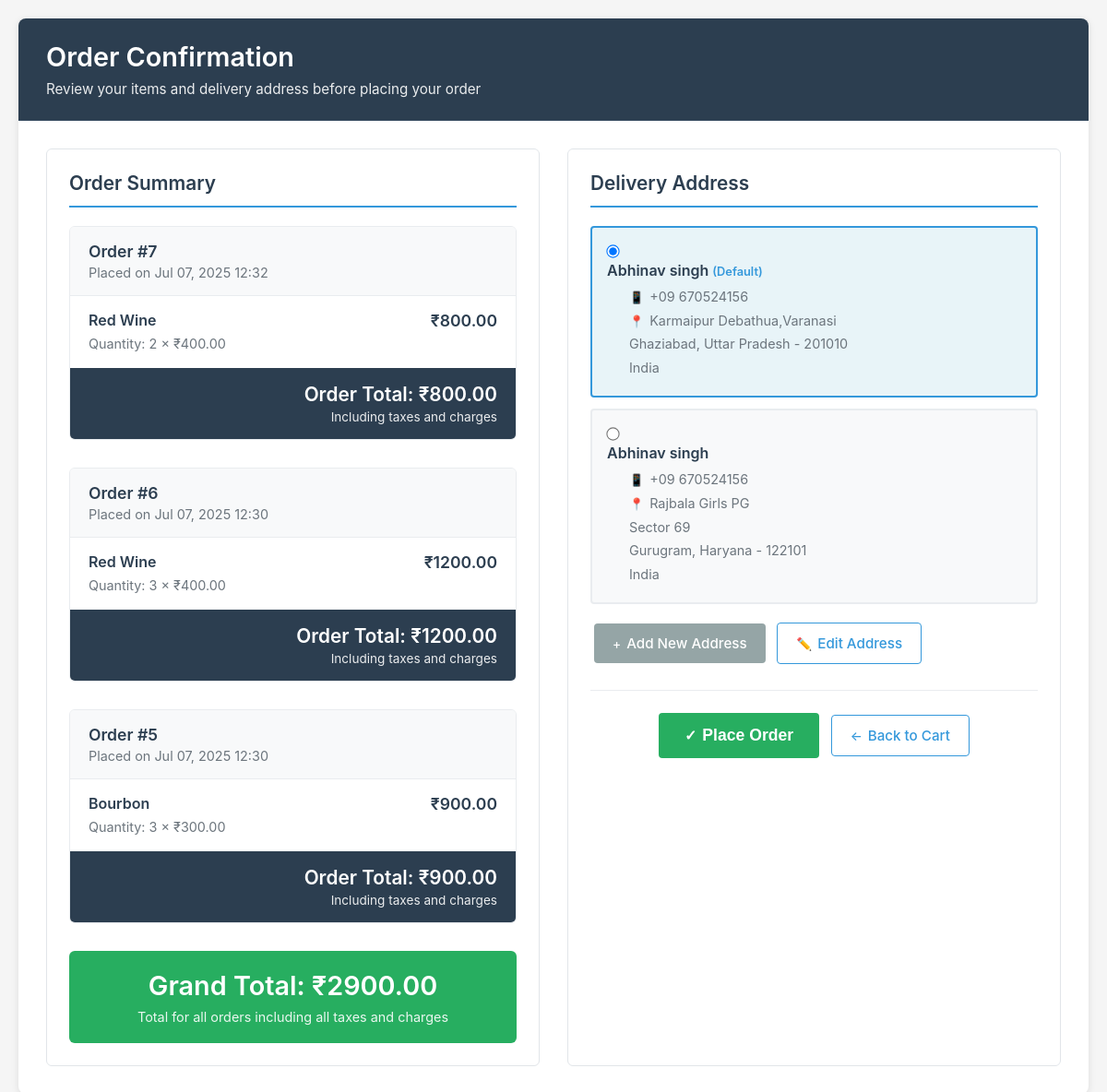
Screenshot of /checkout/ (signed in) with the database file from the repository.
### wineshop/models.py (models this page shows, shortened)
class Order(models.Model):
    ORDER_STATES = [
        ('pending', 'Pending'),
        ('confirmed', 'Confirmed'),
        ('paid', 'Paid'),
        ('cancelled', 'Cancelled'),
    ]
    customer = models.ForeignKey(User, on_delete=models.CASCADE)
    ordered_at = models.DateTimeField(auto_now_add=True)
    complete = models.BooleanField(default=False)
    total_amount = models.DecimalField(max_digits=10, decimal_places=2, default=0)
    delivery_address = models.ForeignKey(DeliveryAddress, on_delete=models.SET_NULL, null=True, blank=True)
    state = models.CharField(max_length=20, choices=ORDER_STATES, default='pending')

class OrderItem(models.Model):
    order = models.ForeignKey(Order, on_delete=models.CASCADE, related_name='items')
    product = models.ForeignKey(Product, on_delete=models.SET_NULL, null=True)
    quantity = models.PositiveIntegerField(default=1)
    def get_total_price(self):
        return self.product.price * self.quantity

class Product(models.Model):
    name = models.CharField(max_length=255)
    vendor = models.ForeignKey(Vendor, on_delete=models.CASCADE)
    category = models.ForeignKey(Category, on_delete=models.SET_NULL, null=True)
    description = models.TextField()
    price = models.DecimalField(max_digits=8, decimal_places=2)
    stock = models.IntegerField()
    alcohol_percentage = models.FloatField()
    image = models.ImageField(upload_to='product_images/', null=True, blank=True)
    created_at = models.DateTimeField(auto_now_add=True)

class DeliveryAddress(models.Model):
    user = models.ForeignKey(User, on_delete=models.CASCADE, related_name='delivery_addresses')
    full_name = models.CharField(max_length=100)
    phone_number = models.CharField(max_length=15)
    address_line_1 = models.CharField(max_length=255)
    address_line_2 = models.CharField(max_length=255, blank=True, null=True)
    city = models.CharField(max_length=100)
    state = models.CharField(max_length=100)
    postal_code = models.CharField(max_length=20)
    country = models.CharField(max_length=100, default='India')
    is_default = models.BooleanField(default=False)
    created_at = models.DateTimeField(auto_now_add=True)
    updated_at = models.DateTimeField(auto_now=True)
    class Meta:
        ordering = ['-is_default', '-created_at']

### wineshop/views.py (the view, shortened to what this page needs)
# urls.py: path('checkout/', views.checkout, name='checkout'),
@login_required
def checkout(request):
    all_orders = Order.objects.filter(
        customer=request.user,
        state='pending'
    ).order_by('-ordered_at')
    all_order_items = OrderItem.objects.filter(order__in=all_orders).select_related('product', 'order')
    delivery_addresses = DeliveryAddress.objects.filter(user=request.user)
    default_address = delivery_addresses.filter(is_default=True).first()
    context = {
        'orders': all_orders,
        'order_items': all_order_items,
        'delivery_addresses': delivery_addresses,
        'default_address': default_address,
    }
    return render(request, 'order.html', context)

### wineshop/context_processors.py (called while the page is built)
def cart_count(request):
    if request.user.is_authenticated:
        count = AddToCart.objects.filter(user=request.user).aggregate(total=models.Sum('quantity'))['total'] or 0
        return {'cart_count': count}
    else:
        cart = request.session.get('cart', {})
        return {'cart_count': sum(item.get('quantity', 0) for item in cart.values())}

### wineshop/templates/order.html (shortened to what this page needs)
<!DOCTYPE html>
<html lang="en">
<head>
</head>
<body>
    <div class="container">
        <div class="header">
            <h1>Order Confirmation</h1>
            <p>Review your items and delivery address before placing your order</p>
        </div>
        <div class="content">
            <div class="section">
                <h2>Order Summary</h2>
                {% for order in orders %}
                    <div class="order-group">
                        <div class="order-header">
                            <div class="order-id">Order #{{ order.id }}</div>
                            <div class="order-date">Placed on {{ order.ordered_at|date:"M d, Y H:i" }}</div>
                        </div>
                        <div class="order-items">
                            {% for item in order_items %}
                                {% if item.order.id == order.id %}
                                    <div class="order-item">
                                        <div class="item-info">
                                            <div class="item-name">{{ item.product.name }}</div>
                                            <div class="item-details">
                                                Quantity: {{ item.quantity }} × ₹{{ item.product.price }}
                                            </div>
                                        </div>
                                        <div class="item-total">₹{{ item.get_total_price }}</div>
                                    </div>
                                {% endif %}
                            {% empty %}
                                <div class="no-items">No items found in this order.</div>
                            {% endfor %}
                        </div>
                        <div class="order-total">
                            <div class="order-total-amount">Order Total: ₹{{ order.total_amount }}</div>
                            <div class="order-total-description">Including taxes and charges</div>
                        </div>
                    </div>
                {% empty %}
                    <div class="no-items">No orders found.</div>
                {% endfor %}
                {% if orders|length > 1 %}
                <div class="grand-total-section">
                    <div class="grand-total-amount">Grand Total: ₹<span id="grandTotal">0</span></div>
                    <div class="grand-total-description">Total for all orders including all taxes and charges</div>
                </div>
                {% endif %}
            </div>
            <div class="section">
                <h2>Delivery Address</h2>
                {% if delivery_addresses %}
                    {% for address in delivery_addresses %}
                    <div class="address-option {% if address.is_default %}selected{% endif %}">
                        <input type="radio"
                               name="delivery_address"
                               value="{{ address.id }}"
                               id="address_{{ address.id }}"
                               {% if address.is_default %}checked{% endif %}>
                        <label for="address_{{ address.id }}">
                            <div class="address-name">
                                {{ address.full_name }}
                                {% if address.is_default %}<span class="default-badge">(Default)</span>{% endif %}
                            </div>
                            <div class="address-details">
                                <div><span class="icon">📱</span>{{ address.phone_number }}</div>
                                <div><span class="icon">📍</span>{{ address.address_line_1 }}</div>
                                {% if address.address_line_2 %}
                                <div>{{ address.address_line_2 }}</div>
                                {% endif %}
                                <div>{{ address.city }}, {{ address.state }} - {{ address.postal_code }}</div>
                                <div>{{ address.country }}</div>
                            </div>
                        </label>
                    </div>
                    {% endfor %}
                {% else %}
                    <div class="no-address">
                        <p>No delivery address found. Please add an address to continue.</p>
                    </div>
                {% endif %}
                <div class="button-group">
                    <a href="{% url 'add_address' %}" class="btn btn-secondary">
                        <span class="icon">+</span>Add New Address
                    </a>
                    {% if delivery_addresses %}
                    <a href="{% url 'edit_address' delivery_addresses.first.id %}" class="btn btn-outline">
                        <span class="icon">✏️</span>Edit Address
                    </a>
                    {% endif %}
                </div>
                <div class="actions">
                    {% if delivery_addresses %}
                        <button type="button" class="btn btn-primary" onclick="showPaymentSection()">
                            <span class="icon">✓</span>Place Order
                        </button>
                    {% endif %}
                    <a href="{% url 'checkout' %}" class="btn btn-outline">
                        <span class="icon">←</span>Back to Cart
                    </a>
                </div>
            </div>
        </div>
    </div>
</body>
</html>

### wineshop/templates/order.html (style rules this page uses)
* { margin: 0; padding: 0; box-sizing: border-box; }
body { font-family: -apple-system, BlinkMacSystemFont, 'Segoe UI', Roboto, sans-serif; background-color: #f5f5f5; min-height: 100vh; padding: 20px; color: #333; }
.container { max-width: 1200px; margin: 0 auto; background: white; border-radius: 8px; box-shadow: 0 2px 8px rgba(0,0,0,0.1); overflow: hidden; }
.header { background: #2c3e50; color: white; padding: 24px 30px; border-bottom: 1px solid #34495e; }
.header h1 { font-size: 1.8em; font-weight: 600; margin-bottom: 8px; }
.header p { opacity: 0.9; font-size: 0.95em; }
.content { padding: 30px; display: grid; grid-template-columns: 1fr 1fr; gap: 30px; }
.section { background: #fff; border: 1px solid #e1e5e9; border-radius: 6px; padding: 24px; }
.section h2 { color: #2c3e50; margin-bottom: 20px; font-size: 1.3em; font-weight: 600; padding-bottom: 12px; border-bottom: 2px solid #3498db; }
.order-group { margin-bottom: 30px; border: 1px solid #e9ecef; border-radius: 6px; overflow: hidden; }
.order-header { background: #f8f9fa; padding: 16px 20px; border-bottom: 1px solid #e9ecef; }
.order-id { font-weight: 600; color: #2c3e50; font-size: 1.1em; margin-bottom: 4px; }
.order-date { color: #6c757d; font-size: 0.9em; }
.order-items { background: white; }
.order-item { display: flex; justify-content: space-between; align-items: flex-start; padding: 16px 20px; border-bottom: 1px solid #f1f3f4; }
.order-item:last-child { border-bottom: none; }
.item-info { flex: 1; }
.item-name { font-weight: 600; color: #2c3e50; margin-bottom: 6px; font-size: 1em; }
.item-details { color: #6c757d; font-size: 0.9em; line-height: 1.4; }
.item-total { font-weight: 600; color: #2c3e50; font-size: 1.1em; margin-left: 16px; }
.order-total { background: #2c3e50; color: white; padding: 16px 20px; text-align: right; }
.order-total-amount { font-size: 1.3em; font-weight: 600; margin-bottom: 4px; }
.order-total-description { opacity: 0.9; font-size: 0.85em; }
.grand-total-section { background: #27ae60; color: white; padding: 20px; border-radius: 6px; margin-top: 20px; text-align: center; }
.grand-total-amount { font-size: 1.8em; font-weight: 600; margin-bottom: 8px; }
.grand-total-description { opacity: 0.9; font-size: 0.9em; }
.address-option { background: #f8f9fa; padding: 16px; margin-bottom: 12px; border-radius: 4px; border: 2px solid #e9ecef; cursor: pointer; transition: all 0.2s ease; }
.address-option.selected { border-color: #3498db; background: #e8f4f8; }
.address-option input[type="radio"] { margin-right: 12px; transform: scale(1.1); }
.address-name { font-weight: 600; color: #2c3e50; margin-bottom: 8px; }
.address-details { margin-left: 24px; color: #6c757d; font-size: 0.9em; line-height: 1.5; }
.address-details div { margin-bottom: 4px; }
.default-badge { color: #3498db; font-weight: 600; font-size: 0.8em; }
.btn { background: #3498db; color: white; border: none; padding: 12px 20px; border-radius: 4px; cursor: pointer; font-size: 0.95em; text-decoration: none; display: inline-block; transition: background-color 0.2s ease; margin: 4px; font-weight: 500; }
.btn-primary { background: #27ae60; font-size: 1.1em; padding: 14px 28px; font-weight: 600; }
.btn-secondary { background: #95a5a6; }
.btn-outline { background: transparent; border: 1px solid #3498db; color: #3498db; }
.actions { text-align: center; margin-top: 24px; padding: 20px 0; border-top: 1px solid #e9ecef; }
.button-group { margin-top: 16px; }
.icon { margin-right: 6px; font-size: 0.9em; }

### rows the page displays
Order: id "7", ordered_at "Jul 07, 2025 12:32", total_amount "800.00"
OrderItem: product.name "Red Wine", quantity "2", product.price "400.00", get_total_price "800.00"
Order: id "6", ordered_at "Jul 07, 2025 12:30", total_amount "1200.00"
OrderItem: product.name "Red Wine", quantity "3", product.price "400.00", get_total_price "1200.00"
Order: id "5", ordered_at "Jul 07, 2025 12:30", total_amount "900.00"
OrderItem: product.name "Bourbon", quantity "3", product.price "300.00", get_total_price "900.00"
DeliveryAddress: is_default "☑ Abhinav singh (Default) 📱+09", full_name "Abhinav singh", phone_number "+09 670524156", address_line_1 "Karmaipur Debathua,Varanasi", city "Ghaziabad", state "Uttar Pradesh", postal_code "201010", country "India"
DeliveryAddress: is_default "☐ Abhinav singh 📱+09 670524156", full_name "Abhinav singh", phone_number "+09 670524156", address_line_1 "Rajbala Girls PG", address_line_2 "Sector 69", city "Gurugram", state "Haryana", postal_code "122101", country "India"
